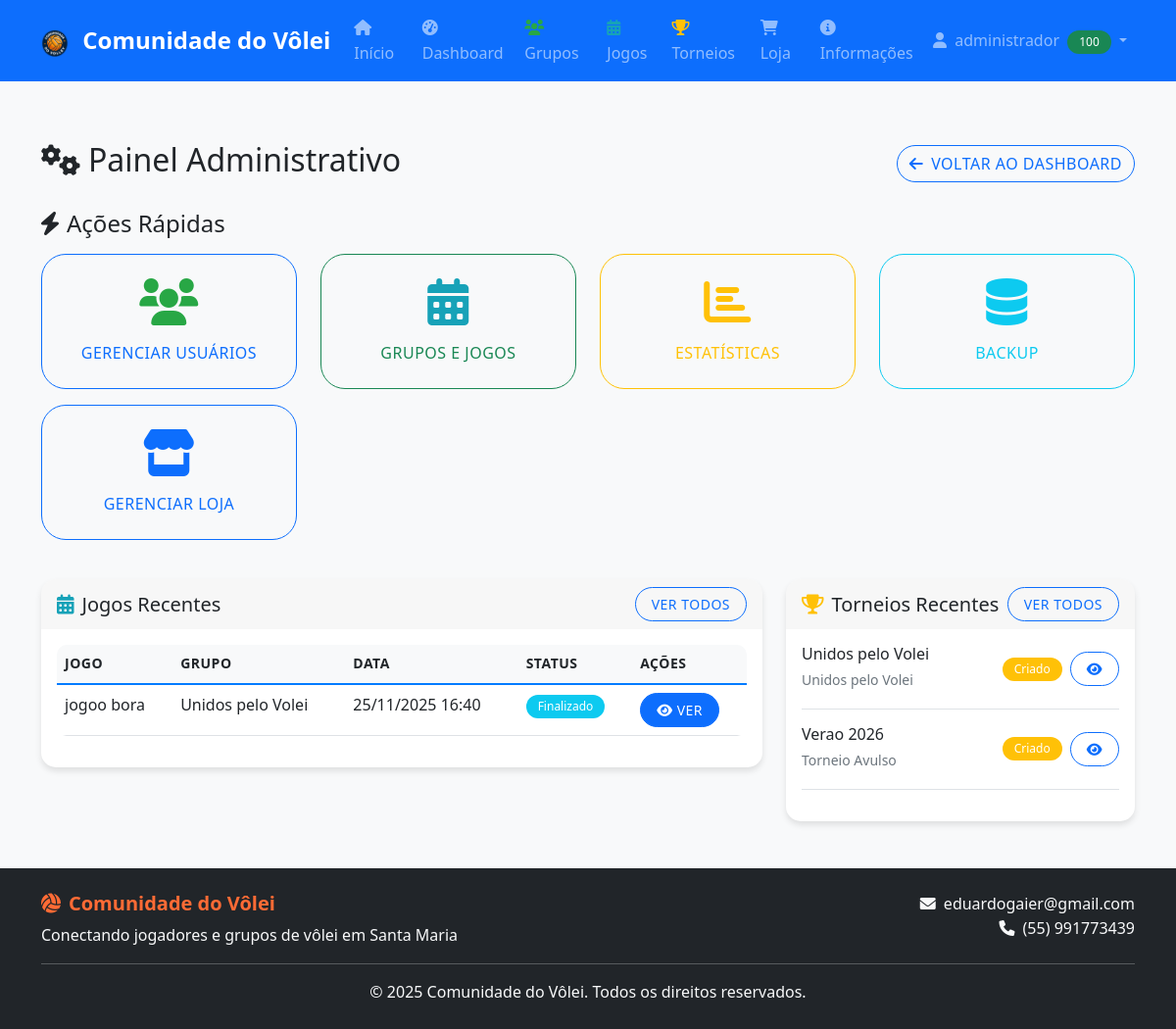
Page /admin/dashboard.php (signed in) on the earlier database version.
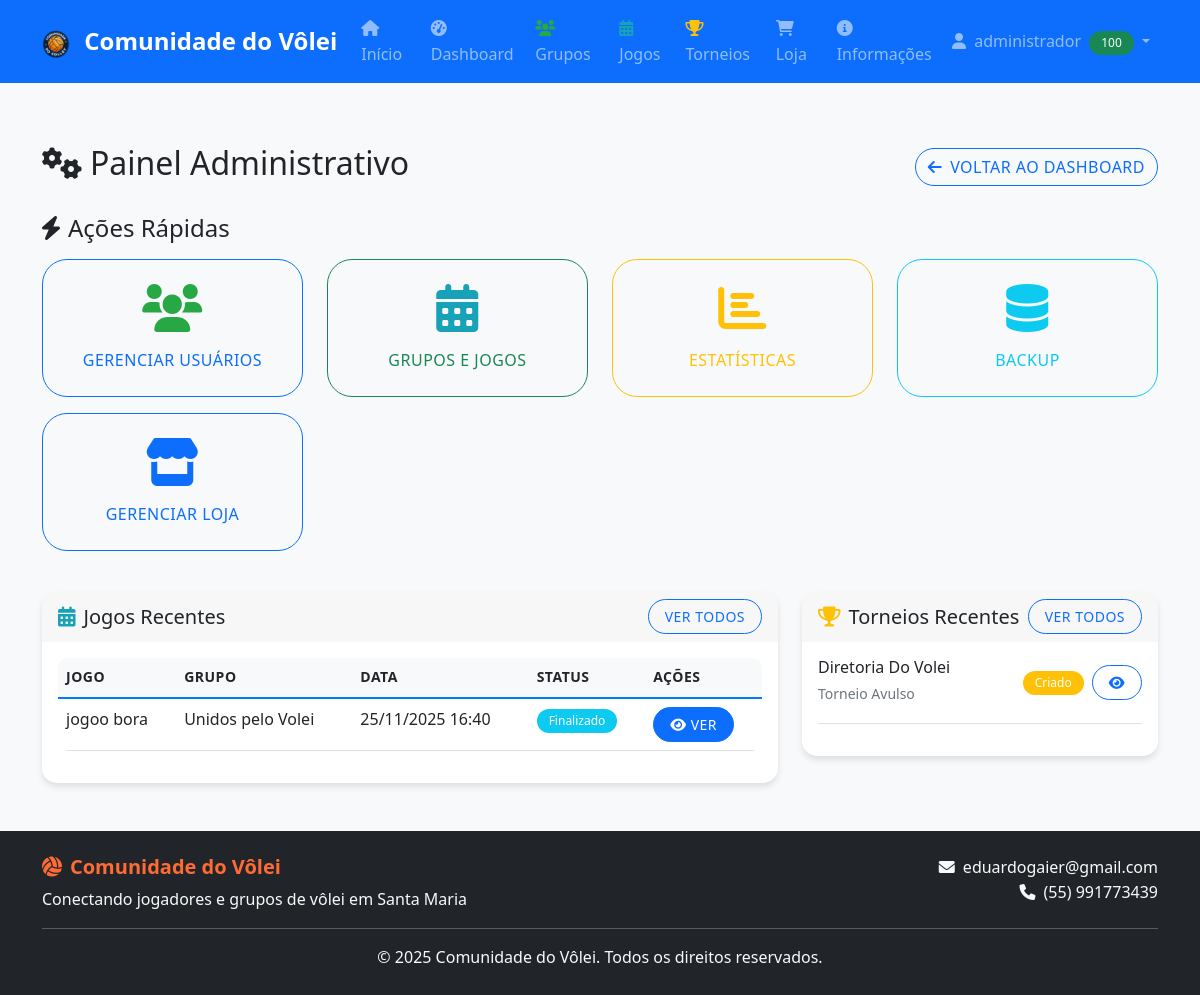
Same page on the later database version.
### tables this page shows
CREATE TABLE `jogos` (
  `id` int(11) NOT NULL,
  `grupo_id` int(11) DEFAULT NULL,
  `titulo` varchar(100) NOT NULL,
  `descricao` text DEFAULT NULL,
  `data_jogo` datetime NOT NULL,
  `data_fim` datetime DEFAULT NULL,
  `local` varchar(200) NOT NULL,
  `max_jogadores` int(11) DEFAULT 12,
  `vagas_disponiveis` int(11) DEFAULT 12,
  `status` enum('Aberto','Fechado','Em Andamento','Finalizado') DEFAULT 'Aberto',
  `criado_por` int(11) NOT NULL,
  `data_criacao` timestamp NOT NULL DEFAULT current_timestamp(),
  `modalidade` enum('Volei','Volei Quadra','Volei Areia','Beach Tenis') DEFAULT NULL,
  `contato` text DEFAULT NULL
);

CREATE TABLE `grupos` (
  `id` int(11) NOT NULL,
  `nome` varchar(100) NOT NULL,
  `logo_id` int(11) DEFAULT NULL,
  `descricao` text DEFAULT NULL,
  `nivel` enum('Iniciante','Amador','Avançado','Profissional') DEFAULT NULL,
  `administrador_id` int(11) NOT NULL,
  `local_principal` varchar(200) DEFAULT NULL,
  `contato` text DEFAULT NULL,
  `ativo` tinyint(1) DEFAULT 1,
  `data_criacao` timestamp NOT NULL DEFAULT current_timestamp(),
  `modalidade` enum('Vôlei','Vôlei Quadra','Vôlei Areia','Beach Tênis') DEFAULT NULL
);

CREATE TABLE `torneios` (
  `id` int(11) NOT NULL,
  `nome` varchar(100) NOT NULL,
  `descricao` text DEFAULT NULL,
  `grupo_id` int(11) DEFAULT NULL,
  `tipo` enum('grupo','avulso') DEFAULT 'grupo',
  `data_inicio` datetime NOT NULL,
  `data_fim` datetime DEFAULT NULL,
  `max_participantes` int(11) DEFAULT 16,
  `quantidade_times` int(11) DEFAULT NULL,
  `integrantes_por_time` int(11) DEFAULT NULL,
  `modalidade` enum('todos_contra_todos','todos_chaves','torneio_pro') DEFAULT NULL,
  `quantidade_grupos` int(11) DEFAULT NULL,
  `quantidade_quadras` int(11) DEFAULT 1,
  `status` enum('Criado','Inscrições Abertas','Em Andamento','Finalizado','Cancelado') DEFAULT 'Criado',
  `criado_por` int(11) NOT NULL,
  `data_criacao` timestamp NOT NULL DEFAULT current_timestamp(),
  `inscricoes_abertas` tinyint(1) NOT NULL DEFAULT 0
);

### includes/db_connect.php (called while the page is built, shortened)
<?php
function executeQuery($pdo, $sql, $params = []) {
    try {
        $stmt = $pdo->prepare($sql);
        $result = $stmt->execute($params);
        return $stmt;
    } catch(PDOException $e) {
        error_log("Erro na query: " . $e->getMessage() . " | SQL: " . $sql);
        return false;
    }
}
?>

### includes/functions.php (called while the page is built, shortened)
<?php
function formatarData($data, $formato = 'd/m/Y H:i') {
    return date($formato, strtotime($data));
}
?>

### admin/dashboard.php (the view, shortened to what the changed rows need)
<?php
require_once '../includes/db_connect.php';
require_once '../includes/functions.php';
$sql = "SELECT j.*, g.nome as grupo_nome, u.nome as criado_por_nome
        FROM jogos j
        JOIN grupos g ON j.grupo_id = g.id
        LEFT JOIN usuarios u ON j.criado_por = u.id
        ORDER BY j.data_criacao DESC
        LIMIT 10";
$stmt = executeQuery($pdo, $sql);
$jogos_recentes = $stmt ? $stmt->fetchAll() : [];
$sql = "SELECT t.*, g.nome as grupo_nome, u.nome as criado_por_nome
        FROM torneios t
        LEFT JOIN grupos g ON t.grupo_id = g.id
        LEFT JOIN usuarios u ON t.criado_por = u.id
        ORDER BY t.data_criacao DESC
        LIMIT 5";
$stmt = executeQuery($pdo, $sql);
$torneios_recentes = $stmt ? $stmt->fetchAll() : [];
include '../includes/header.php';
?>
<div class="row">
    <div class="col-12">
        <div class="d-flex justify-content-between align-items-center mb-4">
            <h2>
                <i class="fas fa-cogs me-2"></i>Painel Administrativo
            </h2>
        </div>
    </div>
</div>
<div class="row mb-4">
    <div class="col-md-8">
        <div class="card">
            <div class="card-body">
                <?php if (empty($jogos_recentes)): ?>
                    <div class="text-center py-4">
                        <i class="fas fa-calendar-times fa-3x text-muted mb-3"></i>
                        <p class="text-muted">Nenhum jogo criado ainda.</p>
                    </div>
                <?php else: ?>
                    <div class="table-responsive">
                        <table class="table table-hover">
                            <thead>
                                <tr>
                                    <th>Jogo</th>
                                    <th>Grupo</th>
                                    <th>Data</th>
                                    <th>Status</th>
                                    <th>Ações</th>
                                </tr>
                            </thead>
                            <tbody>
                                <?php foreach ($jogos_recentes as $jogo): ?>
                                    <tr>
                                        <td><?php echo htmlspecialchars($jogo['titulo']); ?></td>
                                        <td><?php echo htmlspecialchars($jogo['grupo_nome']); ?></td>
                                        <td><?php echo formatarData($jogo['data_jogo']); ?></td>
                                        <td>
                                            <span class="badge bg-<?php echo $jogo['status'] === 'Aberto' ? 'success' : ($jogo['status'] === 'Fechado' ? 'danger' : 'info'); ?>">
                                                <?php echo $jogo['status']; ?>
                                            </span>
                                        </td>
                                        <td>
                                            <a href="../jogos/jogo.php?id=<?php echo $jogo['id']; ?>" class="btn btn-sm btn-primary">
                                                <i class="fas fa-eye"></i> Ver
                                            </a>
                                        </td>
                                    </tr>
                                <?php endforeach; ?>
                            </tbody>
                        </table>
                    </div>
                <?php endif; ?>
            </div>
        </div>
    </div>
    <div class="col-md-4">
        <div class="card">
            <div class="card-body">
                <?php if (empty($torneios_recentes)): ?>
                    <div class="text-center py-4">
                        <i class="fas fa-trophy fa-3x text-muted mb-3"></i>
                        <p class="text-muted">Nenhum torneio criado ainda.</p>
                    </div>
                <?php else: ?>
                    <?php foreach ($torneios_recentes as $torneio): ?>
                        <div class="d-flex justify-content-between align-items-center mb-3 pb-3 border-bottom">
                            <div class="flex-grow-1">
                                <h6 class="mb-1"><?php echo htmlspecialchars($torneio['nome']); ?></h6>
                                <small class="text-muted"><?php echo htmlspecialchars($torneio['grupo_nome'] ?: 'Torneio Avulso'); ?></small>
                            </div>
                            <div class="d-flex align-items-center gap-2">
                                <span class="badge bg-<?php echo $torneio['status'] === 'Inscrições Abertas' ? 'success' : ($torneio['status'] === 'Finalizado' ? 'dark' : 'warning'); ?>">
                                    <?php echo $torneio['status']; ?>
                                </span>
                                <a href="../torneios/torneio.php?id=<?php echo $torneio['id']; ?>" class="btn btn-sm btn-outline-primary">
                                    <i class="fas fa-eye"></i>
                                </a>
                            </div>
                        </div>
                    <?php endforeach; ?>
                <?php endif; ?>
            </div>
        </div>
    </div>
</div>
<?php include '../includes/footer.php'; ?>

Differences in the rows shown:
removed torneios: nome "Unidos pelo Volei", grupo.nome "Unidos pelo Volei", status "Criado"
removed torneios: nome "Verao 2026", grupo_nome "Torneio Avulso", status "Criado"
added torneios: nome "Diretoria Do Volei", grupo_nome "Torneio Avulso", status "Criado"
